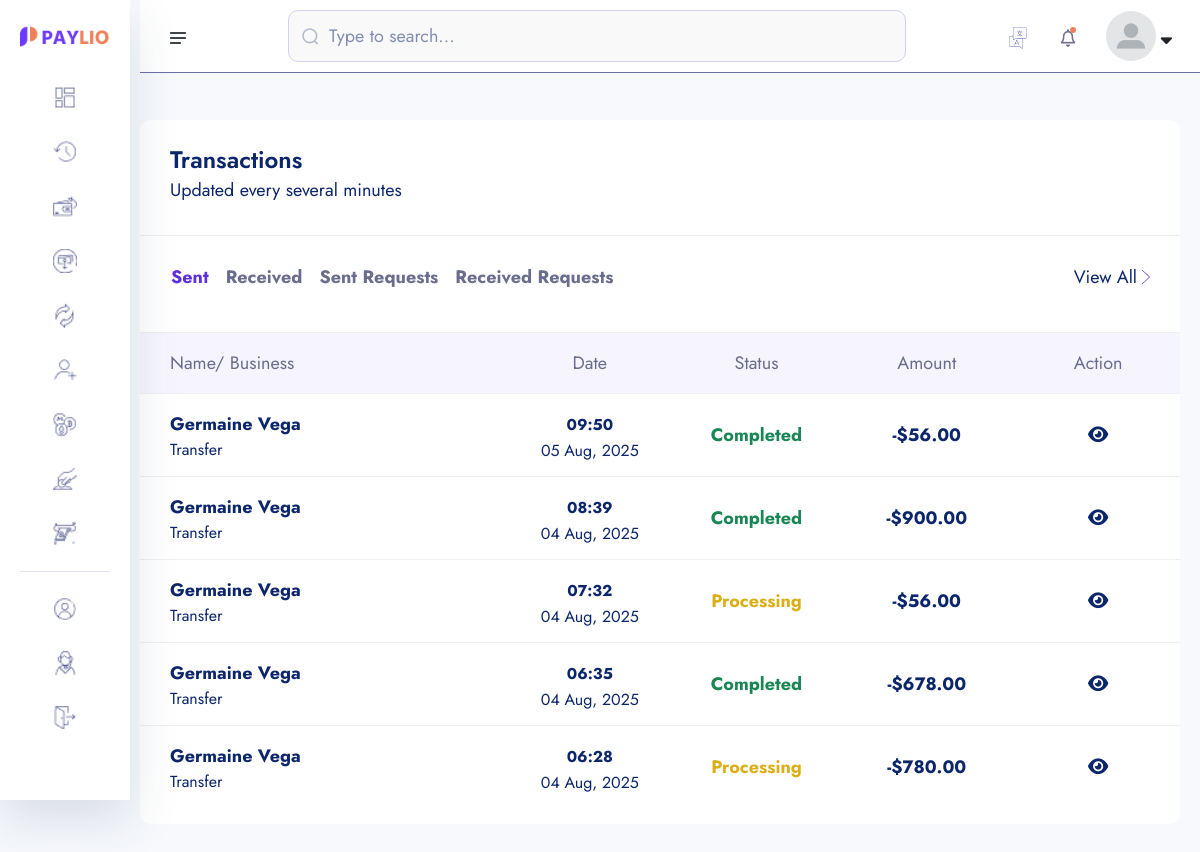
Page /transactions/ (signed in) on the earlier database version.
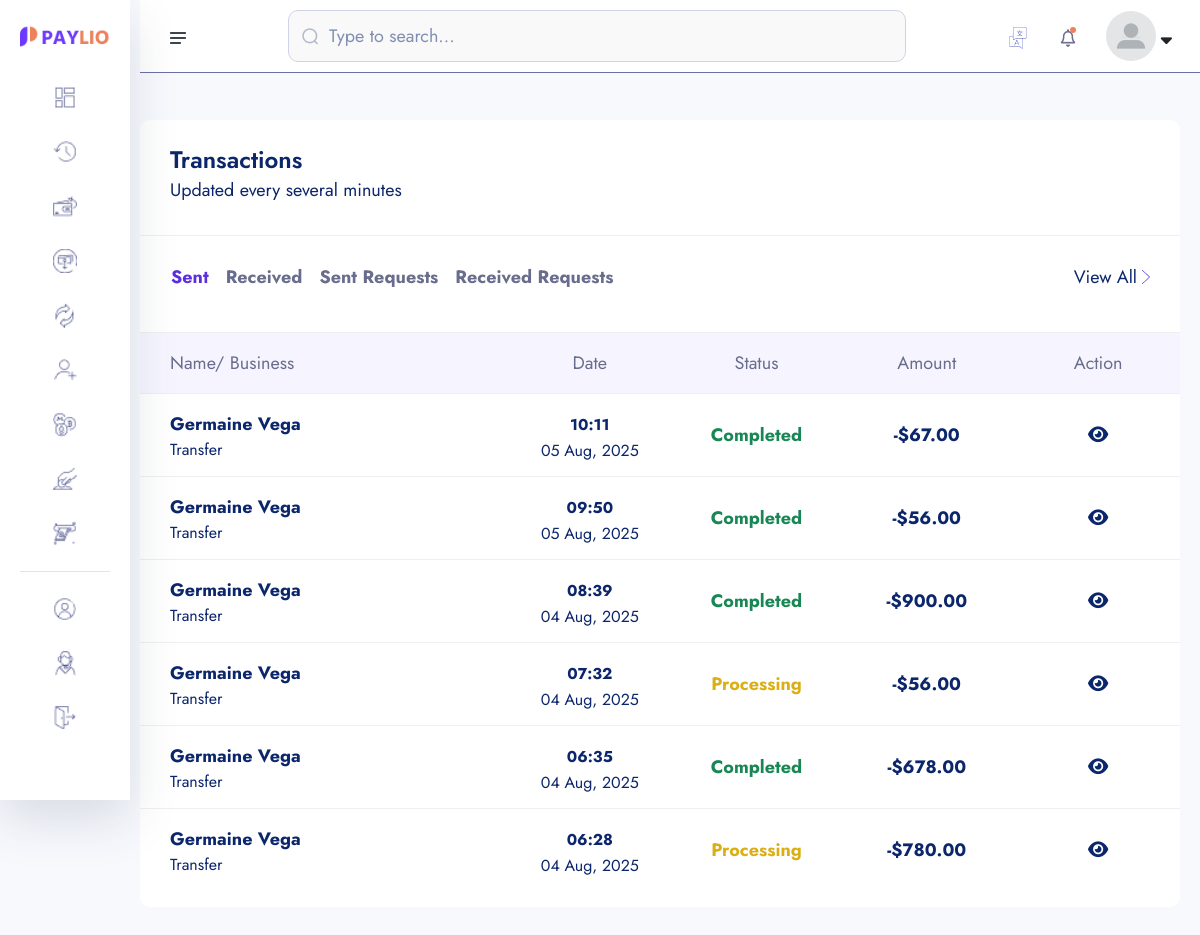
Same page on the later database version.
### core/models.py (models this page shows, shortened)
class Transaction(models.Model):
    transaction_id = ShortUUIDField(unique=True, length=15, max_length=20, prefix="TRN")
    user = models.ForeignKey(User, on_delete=models.SET_NULL, null=True)
    amount = models.DecimalField(max_digits=12, decimal_places=2, default=0.00)
    description = models.CharField(max_length=1000, null=True, blank=True)
    reciever = models.ForeignKey(User, on_delete=models.SET_NULL, null=True, related_name="reciever")
    sender = models.ForeignKey(User, on_delete=models.SET_NULL, null=True, related_name="sender")
    reciever_account = models.ForeignKey(Account, on_delete=models.SET_NULL, null=True, related_name="reciever_account")
    sender_account = models.ForeignKey(Account, on_delete=models.SET_NULL, null=True, related_name="sender_account")
    status = models.CharField(choices=TRANSACTION_STATUS, max_length=100, default="pending")
    transaction_type = models.CharField(choices=TRANSACTION_TYPE, max_length=100, default="none")
    date = models.DateTimeField(auto_now_add=True)
    updated = models.DateTimeField(auto_now_add=False, null=True, blank=True)

### userauths/models.py (models this page shows, shortened)
class User(AbstractUser):
    username = models.CharField(max_length=255)
    email = models.EmailField(unique=True)
    is_staff = models.BooleanField(default=False)
    is_superuser = models.BooleanField(default=False)
    USERNAME_FIELD = "email"
    REQUIRED_FIELDS = ['username']

### account/models.py (models this page shows, shortened)
class KYC(models.Model):
    id = models.UUIDField(primary_key=True, unique=True, default=uuid.uuid4, editable=False)
    user =  models.OneToOneField(User, on_delete=models.CASCADE)
    account =  models.OneToOneField(Account, on_delete=models.CASCADE, null=True, blank=True)
    full_name = models.CharField(max_length=1000)
    image = models.ImageField(upload_to="kyc", default="default.jpg")
    marrital_status = models.CharField(choices=MARITAL_STATUS, max_length=40)
    gender = models.CharField(choices=GENDER, max_length=40)
    identity_type = models.CharField(choices=IDENTITY_TYPE, max_length=140)
    identity_image = models.ImageField(upload_to="kyc", null=True, blank=True)
    date_of_birth = models.DateTimeField(auto_now_add=False)
    signature = models.ImageField(upload_to="kyc")
    country = models.CharField(max_length=100)
    state = models.CharField(max_length=100)
    city = models.CharField(max_length=100)
    mobile = models.CharField(max_length=1000)
    fax = models.CharField(max_length=1000)
    date = models.DateTimeField(auto_now_add=True)
    class Meta:
        ordering = ['-date']

### core/transaction.py (the view)
# urls.py: path('transactions/', transaction.transaction_lists, name='transactions'),
@login_required
def transaction_lists(request):
    sender_transaction = Transaction.objects.filter(sender=request.user).order_by('-id')
    reciever_transaction = Transaction.objects.filter(reciever=request.user).order_by('-id')
    context = {
        'sender_transaction':sender_transaction,
        'reciever_transaction':reciever_transaction,
    }
    return render(request, 'transaction/transaction-list.html', context)

### core/templates/transaction/transaction-list.html (shortened to what the changed rows need)
{% extends "auth_base.html" %}
{% load static %}
{% load humanize %}
{% block content %}
    <section class="dashboard-section body-collapse">
        <div class="overlay pt-120">
            <div class="container-fruid">
                <div class="row">
                    <div class="col-xl-12 col-lg-12">
                        <div class="section-content">
                            <div class="transactions-area">
                                <div class="tab-content mt-40">
                                    <div class="tab-pane fade show active" id="latest" role="tabpanel" aria-labelledby="latest-tab">
                                        <div class="table-responsive">
                                            <table class="table">
                                                <thead>
                                                    <tr>
                                                        <th scope="col">Name/ Business</th>
                                                        <th scope="col">Date</th>
                                                        <th scope="col">Status</th>
                                                        <th scope="col">Amount</th>
                                                        <th scope="col">Action</th>
                                                    </tr>
                                                </thead>
                                                <tbody>
                                                    {% for s in sender_transaction %}
                                                        <tr data-bs-toggle="modal" data-bs-target="#transactionsMod">
                                                            <th scope="row">
                                                                <p>{{s.reciever.kyc.full_name|title}}</p>
                                                                <p class="mdr">{{s.transaction_type|title}}</p>
                                                            </th>
                                                            <td>
                                                                <p><small>{{s.date|date:"h:i"}}</small></p>
                                                                <p class="mdr">{{s.date|date:"d M, Y"}}</p>
                                                            </td>
                                                            <td>
                                                                {% if s.status == 'completed' %}
                                                                    <p class="text-success">{{s.status|title}}</p>
                                                                {% endif %}
                                                                {% if s.status == 'processing' %}
                                                                    <p class="inprogress">{{s.status|title}}</p>
                                                                {% endif %}
                                                            </td>
                                                            <td>
                                                                <p>-${{s.amount|intcomma}}</p>
                                                            </td>
                                                            <td>
                                                                <a href="{% url 'core:transaction-detail' s.transaction_id %}" class=""><i class="fas fa-eye"></i></a>
                                                            </td>
                                                        </tr>
                                                    {% endfor %}
                                                </tbody>
                                            </table>
                                        </div>
                                    </div>
                                </div>
                            </div>
                        </div>
                    </div>
                </div>
            </div>
        </div>
    </section>
{% endblock content %}

Differences in the rows shown:
added Transaction: reciever.kyc.full_name "Germaine Vega", transaction_type "Transfer", date "10:11", date "05 Aug, 2025", status "Completed", amount "67.00"
